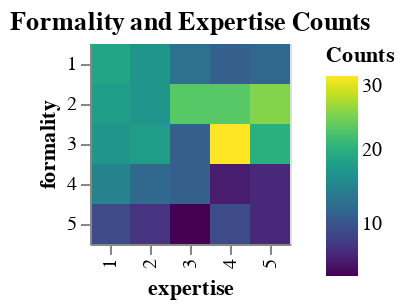

The cell this chart's notebook holds for it:
### Code cell
# number of answers for each formality / expertise score
paraphrased = df.groupby(['expertise', 'formality']).size().reset_index(name='counts')
chart = alt.Chart(paraphrased).mark_rect().encode(
    x=alt.X('expertise:O'),
    y=alt.Y('formality:O'),
    color=alt.Color('counts:Q', scale=alt.Scale(scheme='viridis'), title='Counts'),
    tooltip=['expertise', 'formality', 'counts']
).properties(
    title='Formality and Expertise Counts'
)

chart.display()

### Figure 1 — Vega-Lite specification as saved in the notebook (floating-point values rounded to 4 significant figures)
{"config": {"view": {"continuousWidth": 300, "continuousHeight": 300}}, "data": {"name": "data-6b66c4be6ea1cea6de06e3b16bf47ced"}, "mark": {"type": "rect"}, "encoding": {"color": {"field": "counts", "scale": {"scheme": "viridis"}, "title": "Counts", "type": "quantitative"}, "tooltip": [{"field": "expertise", "type": "quantitative"}, {"field": "formality", "type": "quantitative"}, {"field": "counts", "type": "quantitative"}], "x": {"field": "expertise", "type": "ordinal"}, "y": {"field": "formality", "type": "ordinal"}}, "title": "Formality and Expertise Counts", "$schema": "https://vega.github.io/schema/vega-lite/v5.20.1.json", "datasets": {"data-6b66c4be6ea1cea6de06e3b16bf47ced": [{"expertise": 1, "formality": 1, "counts": 19}, {"expertise": 1, "formality": 2, "counts": 18}, {"expertise": 1, "formality": 3, "counts": 17}, {"expertise": 1, "formality": 4, "counts": 15}, {"expertise": 1, "formality": 5, "counts": 9}, {"expertise": 2, "formality": 1, "counts": 17}, {"expertise": 2, "formality": 2, "counts": 17}, {"expertise": 2, "formality": 3, "counts": 18}, {"expertise": 2, "formality": 4, "counts": 12}, {"expertise": 2, "formality": 5, "counts": 7}, {"expertise": 3, "formality": 1, "counts": 13}, {"expertise": 3, "formality": 2, "counts": 23}, {"expertise": 3, "formality": 3, "counts": 11}, {"expertise": 3, "formality": 4, "counts": 11}, {"expertise": 3, "formality": 5, "counts": 3}, {"expertise": 4, "formality": 1, "counts": 11}, {"expertise": 4, "formality": 2, "counts": 23}, {"expertise": 4, "formality": 3, "counts": 30}, {"expertise": 4, "formality": 4, "counts": 5}, {"expertise": 4, "formality": 5, "counts": 9}, {"expertise": 5, "formality": 1, "counts": 12}, {"expertise": 5, "formality": 2, "counts": 25}, {"expertise": 5, "formality": 3, "counts": 20}, {"expertise": 5, "formality": 4, "counts": 6}, {"expertise": 5, "formality": 5, "counts": 6}]}}
